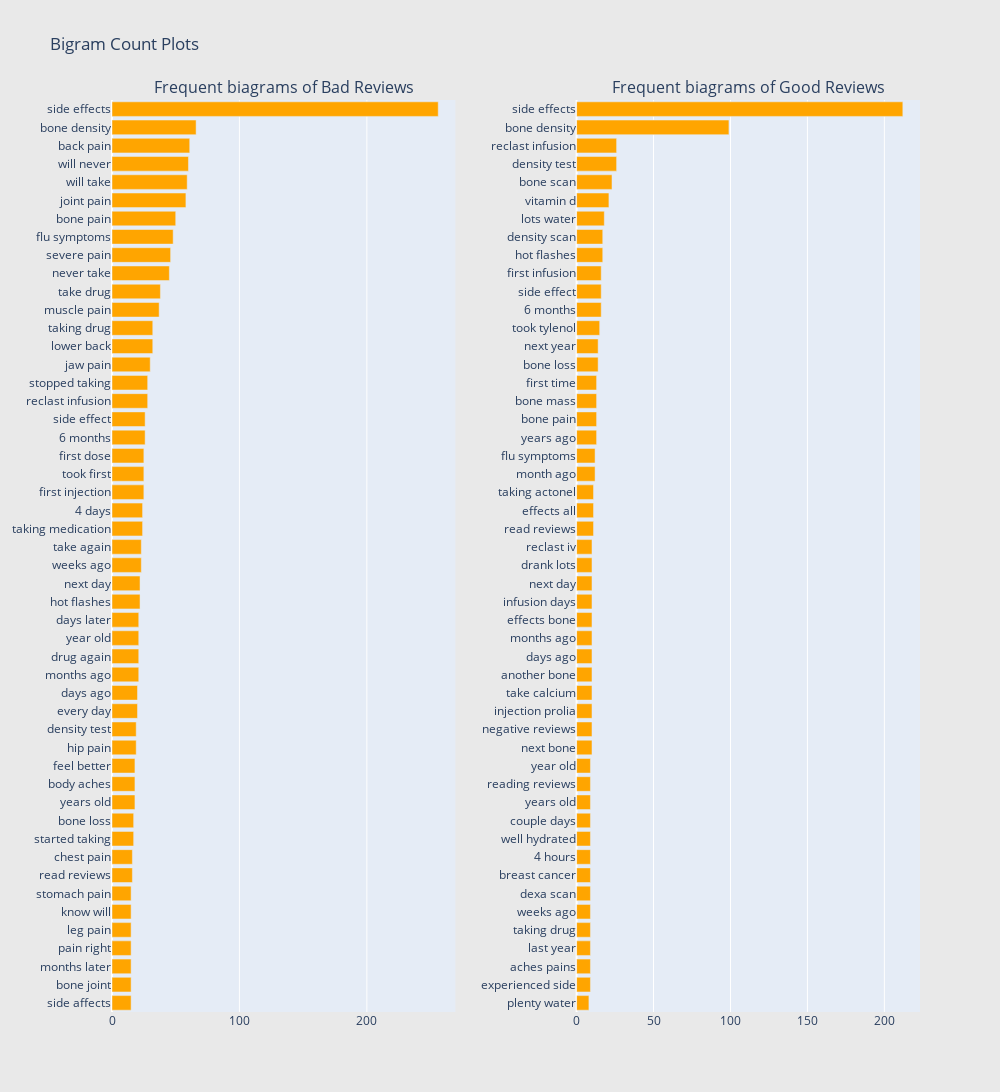

Notebook source saved alongside this figure:
### Markdown cell above
# Bigram

### Code cell
freq_dict = defaultdict(int)
for sent in bad_df["Reviews"]:
    for word in generate_ngrams(sent,2):
        freq_dict[word] += 1
fd_sorted = pd.DataFrame(sorted(freq_dict.items(), key=lambda x: x[1])[::-1])
fd_sorted.columns = ["word", "wordcount"]
trace1 = horizontal_bar_chart(fd_sorted.head(50), 'orange')

freq_dict = defaultdict(int)
for sent in good_df["Reviews"]:
    for word in generate_ngrams(sent,2):
        freq_dict[word] += 1
fd_sorted = pd.DataFrame(sorted(freq_dict.items(), key=lambda x: x[1])[::-1])
fd_sorted.columns = ["word", "wordcount"]
trace2 = horizontal_bar_chart(fd_sorted.head(50), 'orange')

# Creating two subplots
fig = tools.make_subplots(rows=1, cols=2, vertical_spacing=0.04,horizontal_spacing=0.15,
                          subplot_titles=["Frequent biagrams of Bad Reviews", 
                                          "Frequent biagrams of Good Reviews"])
fig.append_trace(trace1, 1, 1)
fig.append_trace(trace2, 1, 2)
fig['layout'].update(height=1200, width=1000, paper_bgcolor='rgb(233,233,233)', title="Bigram Count Plots")
py.iplot(fig, filename='word-plots')

### Figure 1 — Plotly figure (JSON) as saved in the notebook; plotly's stock layout.template omitted (floating-point values rounded to 4 significant figures)
{"data": [{"marker": {"color": "orange"}, "orientation": "h", "showlegend": false, "type": "bar", "x": [15, 15, 15, 15, 15, 15, 15, 16, 16, 17, 17, 18, 18, 18, 19, 19, 20, 20, 21, 21, 21, 21, 22, 22, 23, 23, 24, 24, 25, 25, 25, 26, 26, 28, 28, 30, 32, 32, 37, 38, 45, 46, 48, 50, 58, 59, 60, 61, 66, 256], "xaxis": "x", "y": ["side affects", "bone joint", "months later", "pain right", "leg pain", "know will", "stomach pain", "read reviews", "chest pain", "started taking", "bone loss", "years old", "body aches", "feel better", "hip pain", "density test", "every day", "days ago", "months ago", "drug again", "year old", "days later", "hot flashes", "next day", "weeks ago", "take again", "taking medication", "4 days", "first injection", "took first", "first dose", "6 months", "side effect", "reclast infusion", "stopped taking", "jaw pain", "lower back", "taking drug", "muscle pain", "take drug", "never take", "severe pain", "flu symptoms", "bone pain", "joint pain", "will take", "will never", "back pain", "bone density", "side effects"], "yaxis": "y"}, {"marker": {"color": "orange"}, "orientation": "h", "showlegend": false, "type": "bar", "x": [8, 9, 9, 9, 9, 9, 9, 9, 9, 9, 9, 9, 9, 9, 10, 10, 10, 10, 10, 10, 10, 10, 10, 10, 10, 10, 11, 11, 11, 12, 12, 13, 13, 13, 13, 14, 14, 15, 16, 16, 16, 17, 17, 18, 21, 23, 26, 26, 99, 212], "xaxis": "x2", "y": ["plenty water", "experienced side", "aches pains", "last year", "taking drug", "weeks ago", "dexa scan", "breast cancer", "4 hours", "well hydrated", "couple days", "years old", "reading reviews", "year old", "next bone", "negative reviews", "injection prolia", "take calcium", "another bone", "days ago", "months ago", "effects bone", "infusion days", "next day", "drank lots", "reclast iv", "read reviews", "effects all", "taking actonel", "month ago", "flu symptoms", "years ago", "bone pain", "bone mass", "first time", "bone loss", "next year", "took tylenol", "6 months", "side effect", "first infusion", "hot flashes", "density scan", "lots water", "vitamin d", "bone scan", "density test", "reclast infusion", "bone density", "side effects"], "yaxis": "y2"}], "layout": {"annotations": [{"font": {"size": 16}, "showarrow": false, "text": "Frequent biagrams of Bad Reviews", "x": 0.2125, "xanchor": "center", "xref": "paper", "y": 1, "yanchor": "bottom", "yref": "paper"}, {"font": {"size": 16}, "showarrow": false, "text": "Frequent biagrams of Good Reviews", "x": 0.7875, "xanchor": "center", "xref": "paper", "y": 1, "yanchor": "bottom", "yref": "paper"}], "height": 1200, "paper_bgcolor": "rgb(233,233,233)", "title": {"text": "Bigram Count Plots"}, "width": 1000, "xaxis": {"anchor": "y", "domain": [0, 0.425]}, "xaxis2": {"anchor": "y2", "domain": [0.575, 1]}, "yaxis": {"anchor": "x", "domain": [0, 1]}, "yaxis2": {"anchor": "x2", "domain": [0, 1]}}}
